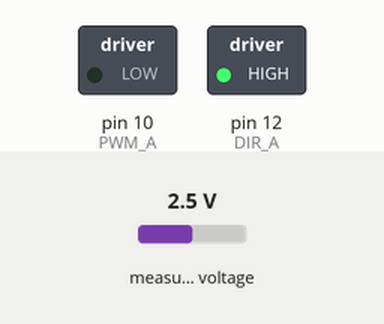
The sketch below on a simulated Arduino Uno, built with avr-gcc and run on an emulated ATmega328P. Parts: switched loads named in the sketch (green lamp = pin HIGH). The test bench sets the inputs (shaded band); at power-on: measured voltage 2.5 V. What the sketch prints to the serial monitor is not drawn.

Above: at 0.1 s.
Timing chart, 0 to 1.6 s (numbered marks = the images above):
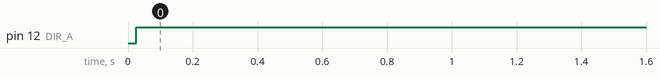

Measured:
- by itself, pin 12 (DIR_A): LOW → HIGH at 0.03 s

The sketch:

needle_simulation.ino
```cpp
#include <Arduino.h>
#include <math.h>

#include "knob-config.h"
#include "knob.h"

Knob knob;

// =====================
// NEEDLE STATES
// =====================
enum NeedleState {
  STATE_AIR,
  STATE_CAPSULE,
  STATE_INSERTED
};

NeedleState state = STATE_AIR;

// =====================
// POSITION THRESHOLDS (WITH HYSTERESIS)
// =====================
const float CAPSULE_ENTER_V = 0.55f;   // masuk kulit
const float CAPSULE_EXIT_V  = 0.50f;   // keluar kulit (lebih rendah → stabil)

// =====================
// PUNCTURE PARAMETERS
// =====================
const float JEBOL_PENETRATION = 0.03f;   // harus cukup dalam
const float JEBOL_TIME_S     = 0.35f;   // tahan niat ±350 ms
const float PUSH_VEL_THRESH = 0.015f;  // kecepatan dorong user

float punctureTimer = 0.0f;

// =====================
// FEEL PARAMETERS
// =====================
const float SOFT_ZONE_V = 0.05f;

const float K_SOFT = 900.0f;     // preload (capsule awal)
const float K_HARD = 2600.0f;    // resistance keras
const float B_FEEL = 700.0f;     // tahanan velocity

const int PWM_FLOOR = 120;
const int PWM_MAX   = 255;

// =====================
const float DT_S = 0.01f;
const uint32_t LOOP_US = (uint32_t)(DT_S * 1e6);
const bool FLIP_DIR = false;

// =====================
static inline float clampf(float x, float lo, float hi) {
  if (x < lo) return lo;
  if (x > hi) return hi;
  return x;
}

void setup() {
  Serial.begin(115200);
  knob.begin(DT_S, 4);
  knob.reset();

  Serial.println("# Injection Simulation: AIR → CAPSULE → INSERTED");
}

void loop() {
  static uint32_t t0 = micros();
  static uint32_t n  = 0;

  uint32_t target = t0 + n * LOOP_US;
  while ((int32_t)(micros() - target) < 0) {}
  n++;

  knob.updateVelocity();

  float V     = knob.getPosition();
  float vel_f = knob.getVelFilt();

  float cmd_pwm = 0.0f;
  bool pushTowardHighV = true;

  // =====================
  // STATE MACHINE
  // =====================
  switch (state) {

    // -----------------
    case STATE_AIR:
      // benar-benar bebas
      cmd_pwm = 0.0f;

      if (V > CAPSULE_ENTER_V) {
        state = STATE_CAPSULE;
        Serial.println(">> STATE: CAPSULE (nahan)");
      }
      break;

    // -----------------
    case STATE_CAPSULE: {
      pushTowardHighV = false; // dorong balik ke luar

      float pen = V - CAPSULE_ENTER_V;
      float pen_soft = pen;
      float pen_hard = max(0.0f, pen - SOFT_ZONE_V);

      // FEEL KERAS
      cmd_pwm  = K_SOFT * pen_soft;
      cmd_pwm += K_HARD * pen_hard * pen_hard;

      // tahanan kalau user maksa masuk
      if (vel_f > 0.0f) {
        cmd_pwm += B_FEEL * vel_f;
      }

      // -----------------
      // PUNCTURE LOGIC (USER INTENT)
      // -----------------
      bool deepEnough = (pen > JEBOL_PENETRATION);
      bool pushHard   = (vel_f > PUSH_VEL_THRESH);

      if (deepEnough && pushHard) {
        punctureTimer += DT_S;
      } else {
        punctureTimer = 0.0f;
      }

      if (punctureTimer > JEBOL_TIME_S) {
        state = STATE_INSERTED;
        punctureTimer = 0.0f;
        Serial.println(">>> JEBOL! (capsule breached)");
      }

      // batal kalau ditarik keluar
      if (V < CAPSULE_EXIT_V) {
        state = STATE_AIR;
        punctureTimer = 0.0f;
        Serial.println(">> reset to AIR");
      }
      break;
    }

    // -----------------
    case STATE_INSERTED:
      // benar-benar loose (jarum sudah masuk)
      cmd_pwm = 0.0f;

      if (V < CAPSULE_EXIT_V - 0.05f) {
        state = STATE_AIR;
        Serial.println(">> STATE: AIR (needle out)");
      }
      break;
  }

  // =====================
  // MOTOR OUTPUT
  // =====================
  if (cmd_pwm > 0.0f && state != STATE_INSERTED) {
    cmd_pwm += PWM_FLOOR; // lawan deadzone
  }

  cmd_pwm = clampf(cmd_pwm, 0.0f, (float)PWM_MAX);
  uint8_t pwmOut = (uint8_t)lroundf(cmd_pwm);

  bool dirHigh = pushTowardHighV;
  if (FLIP_DIR) dirHigh = !dirHigh;

  knob.setMotor(pwmOut, dirHigh);

  // =====================
  // DEBUG
  // =====================
  static uint32_t lastPrint = 0;
  if (millis() - lastPrint > 80) {
    lastPrint = millis();
    Serial.print("V=");
    Serial.print(V, 3);
    Serial.print(" vel=");
    Serial.print(vel_f, 3);
    Serial.print(" pwm=");
    Serial.print((int)pwmOut);
    Serial.print(" state=");
    if (state == STATE_AIR) Serial.println("AIR");
    else if (state == STATE_CAPSULE) Serial.println("CAPSULE");
    else Serial.println("INSERTED");
  }
}
```

knob.cpp
```cpp
#include "knob.h"
#include "knob-config.h"
#include <math.h>

Knob::Knob() { }

void Knob::begin(float dt, uint8_t ads_gain) {
  dt_ = dt;
  if (dt_ < 0.001f) dt_ = 0.001f;
  if (dt_ > 0.100f) dt_ = 0.100f;

  pinMode(DIR_A, OUTPUT);
  setupHighFreqPwmOnTimer1_();


  if (!ads_.begin()) {
    Serial.println("ADS1115 NOT OK!");
    while (1) {}
  }

  Serial.println("ADS1115 OK!");

  if (ads_gain == 0){
    ads_.setGain(GAIN_TWOTHIRDS);
    ADS_LSB_V_ = 0.0001875f;
  }
  else if (ads_gain == 1){
    ads_.setGain(GAIN_ONE);
    ADS_LSB_V_ = 0.000125;
  }
  else if (ads_gain == 2){
    ads_.setGain(GAIN_TWO);
    ADS_LSB_V_ = 0.0000625;
  }
  else if (ads_gain == 4){
    ads_.setGain(GAIN_FOUR);
    ADS_LSB_V_ = 0.00003125;
  }
  else if (ads_gain == 8){
    ads_.setGain(GAIN_EIGHT);
    ADS_LSB_V_ = 0.000015625;
  }

  nowVoltage_  = readVoltage_();
  lastVoltage_ = nowVoltage_;
  velRaw_  = 0.0f;
  velFilt_ = 0.0f;
}

void Knob::setMotor(uint8_t pwm, bool dirHigh) {
  if (pwm > 255) pwm = 255;
  digitalWrite(DIR_A, dirHigh ? HIGH : LOW);
  analogWrite(PWM_A, pwm);
}

float Knob::readVoltage_() {
  int16_t adc0 = ads_.readADC_SingleEnded(0);
  return adc0 * ADS_LSB_V_;
}

void Knob::updateVelocity() {
  // Sample position
  nowVoltage_ = readVoltage_();

  // Raw derivative
  velRaw_ = (nowVoltage_ - lastVoltage_) / dt_;
  lastVoltage_ = nowVoltage_;

  // Low-pass filter
  velFilt_ = (1.0f - VEL_ALPHA) * velFilt_ + VEL_ALPHA * velRaw_;

  // Deadband
  if (fabsf(velFilt_) < VEL_DEADBAND_VPS) velFilt_ = 0.0f;
}

void Knob::reset(float voltageNow) {
  nowVoltage_  = isnan(voltageNow) ? readVoltage_() : voltageNow;
  lastVoltage_ = nowVoltage_;
  velFilt_ = 0.0f;
  velRaw_  = 0.0f;
}

float Knob::getPosition() {  // keep your spelling
  return nowVoltage_;
}

float Knob::getVelFilt() {
  return velFilt_;
}

float Knob::getVelRaw() {
  return velRaw_;
}

// High frequency PWM on Timer2, pin 3 (OC2B) ~62.5kHz on AVR @16MHz
void Knob::setupHighFreqPwmOnTimer2_() {
  pinMode(PWM_A, OUTPUT);
  TCCR2A = 0;
  TCCR2B = 0;
  TCCR2A |= (1 << WGM20) | (1 << WGM21);
  TCCR2B |= (1 << CS20);
  TCCR2A |= (1 << COM2B1);
  analogWrite(PWM_A, 0);
}

void Knob::setupHighFreqPwmOnTimer1_() {
  pinMode(PWM_A, OUTPUT);
  TCCR1B = (TCCR1B & 0b11111000) | 0x01;
}
```

knob.h
```cpp
#pragma once
#include <Arduino.h>
#include <Adafruit_ADS1X15.h>

class Knob {
public:
  explicit Knob();

  void begin(float dt = 0.01f, uint8_t ads_gain = 1);
  void setMotor(uint8_t pwm, bool dirHigh);

  void  updateVelocity();    // filtered velocity (V/s)
  void  reset(float voltageNow = NAN);

  float getPosition();
  float getVelFilt();
  float getVelRaw();

private:
  Adafruit_ADS1115   ads_;
  float ADS_LSB_V_   = 0.0f;

  float nowVoltage_  = 0.0f;
  float lastVoltage_ = 0.0f;
  float velFilt_     = 0.0f;
  float velRaw_      = 0.0f;
  float dt_          = 0.01f;

  float readVoltage_();       // volts
  static void setupHighFreqPwmOnTimer2_();
  static void setupHighFreqPwmOnTimer1_();
};
```

knob-config.h
```cpp
#pragma once
#include <Arduino.h>

// Motor Shield from Keyes or Fundumoto or HW-723
constexpr uint8_t PWM_A   = 10;
constexpr uint8_t DIR_A   = 12;

// Velocity filter
constexpr float VEL_ALPHA        = 0.4f;   // 0..1
constexpr float VEL_DEADBAND_VPS = 0.05f;  // V/s
```
